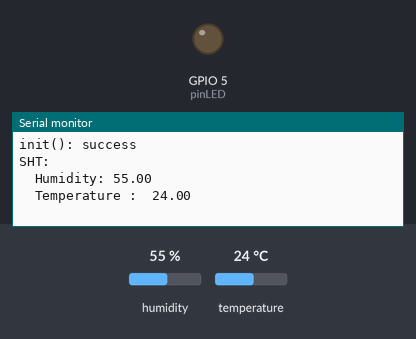
This sketch was run on a simulated ESP32. On the bench: output pins drawn as LEDs (lit = HIGH), the last lines printed to the serial monitor. Inputs (shaded band) come from the test bench; at power-on: humidity 55 %, temperature 24 °C. WiFi joins after 1.5 s; servers stay silent unless stated.

Above: at 3.0 s.
3.1 s: humidity set to 22 %
At 4.3 s:
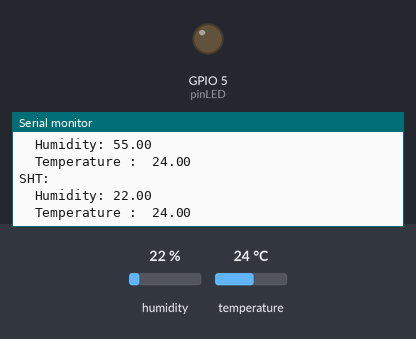
4.6 s: temperature set to 12 °C
At 5.5 s:
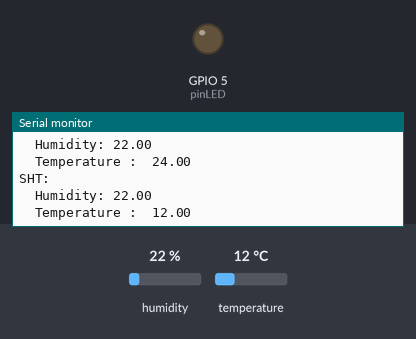
6.1 s: humidity set to 40 %
At 7.3 s:
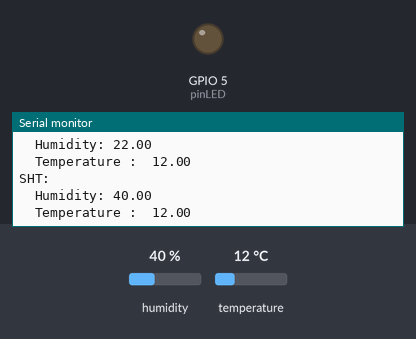
Timing chart, 0 to 9.1 s (numbered marks = the images above; inputs shaded):
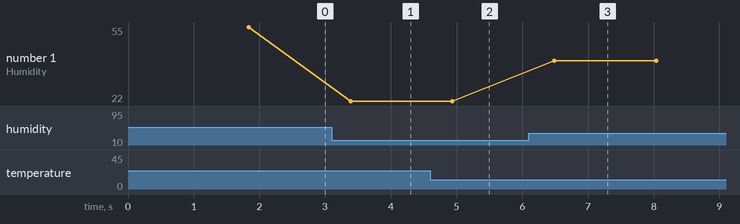

The sketch:

mappi32_sht3x_blynk.ino
```cpp
#define BLYNK_TEMPLATE_ID "XXXXXXXXXXXXXXXXXXXXXXXX"
#define BLYNK_DEVICE_NAME "XXXXXXX"
#define BLYNK_AUTH_TOKEN "XXXXXXXXXXXXXXXXXXXXXXXX"
#include <WiFi.h>
#include <WiFiClient.h>
#include <BlynkSimpleEsp32.h>
#include <Wire.h> //pembacaan mappi ke sensor

#include <SHTSensor.h>

SHTSensor sht;
String datasensor;
#define pinLED  5

char auth[] = BLYNK_AUTH_TOKEN;
char ssid[] = "XXXXXXXXXXXX";   // Nama Hotspot / WiFi
char pass[] = "XXXXXXXXXXXX"; // Password WiFi


BlynkTimer timer;


void myTimerEvent()
{
  Blynk.virtualWrite(V5, millis() / 1000);
}


void setup() {

  Wire.begin();
  Serial.begin(115200);
  pinMode (pinLED, OUTPUT);
  Blynk.begin(auth, ssid, pass);
  Wire.begin();

  if (sht.init()) {
    Serial.print("init(): success\n");
  } else {
    Serial.print("init(): failed\n");
  }
  sht.setAccuracy(SHTSensor::SHT_ACCURACY_MEDIUM); // only supported by SHT3x


}

void loop() {
  Blynk.run();
  timer.run();
  float Temperature = (sht.getTemperature());
  float Humidity = (sht.getHumidity());
  datasensor = String (sht.getTemperature(), 2);
  if (sht.readSample()) {
    Serial.print("SHT:\n");
    Serial.print("  Humidity: ");
    Serial.print(sht.getHumidity(), 2);
    Serial.print("\n");
    Serial.print("  Temperature :  ");
    Serial.print(sht.getTemperature(), 2);
    Serial.print("\n");
  } else {
    Serial.print("Error in readSample()\n");
  }
  Blynk.virtualWrite(V0, Humidity);
  Blynk.virtualWrite(V1, Temperature);
  delay(1000);

  pinMode (pinLED, HIGH);
  delay(250);
  pinMode (pinLED, LOW);
  delay(250);
}
```

Measured:
- after the input at 3.1 s, the serial monitor: prints a new line after 0.29 s (image 1)
- after the input at 4.6 s, the serial monitor: prints a new line after 0.35 s (image 2)
- after the input at 6.1 s, the serial monitor: prints a new line after 0.39 s (image 3)
- plotted number 1: 55 → 22 after the input at 3.1 s, 22 → 40 after the input at 6.1 s
